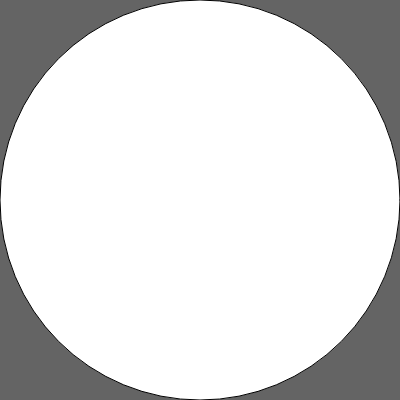
Frame 1 (no input)
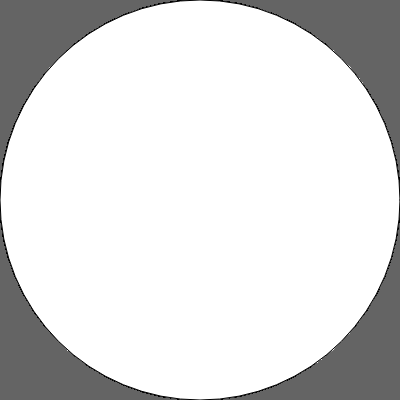
Frame 60 (no input)
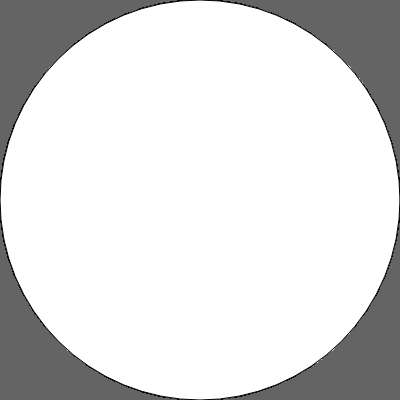
Frame 120 (the mouse pressed at the canvas centre since frame 60)

The p5.js sketch that drew these frames (run headless with seeded random() and noise() and a simulated clock; from frame 60 on, the mouse is pressed at the canvas centre):

// p5.js sketch
// ── sketch.js
function setup() {
    createCanvas(400, 400);
    background(100);
}

function draw() {
    circle(200, 200, 400);
}
